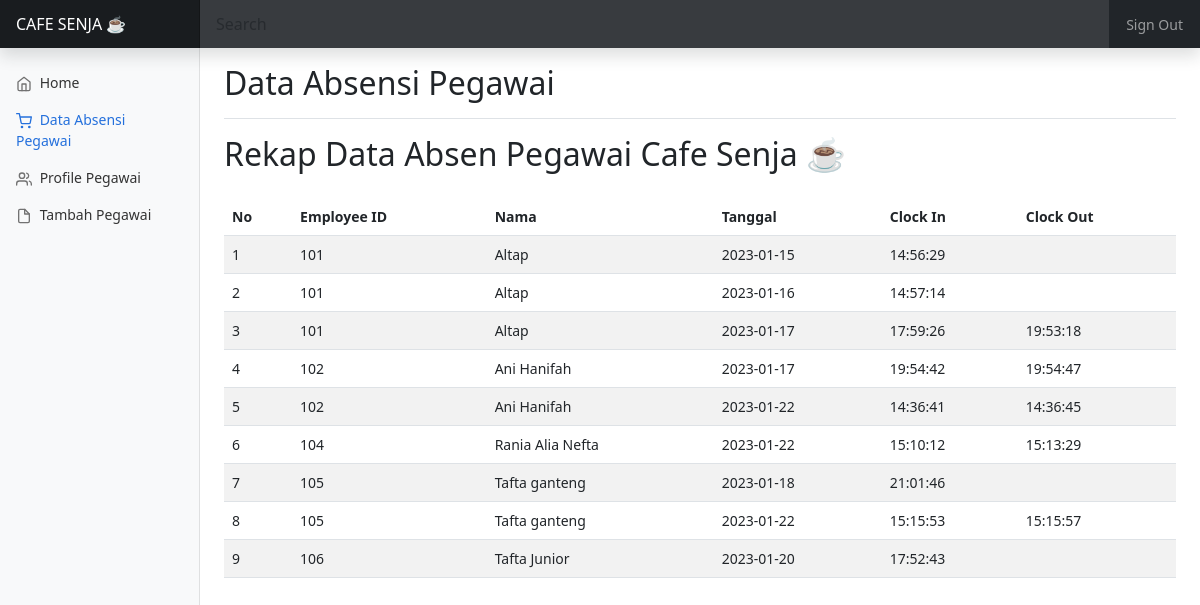
Page /dashboard_admin/data_absen.php on the committed database.
### tables this page shows
CREATE TABLE `attendances` (
  `id` int(11) NOT NULL,
  `employee_id` int(8) NOT NULL,
  `tgl` varchar(255) DEFAULT NULL,
  `clock_in` varchar(255) DEFAULT NULL,
  `clock_out` varchar(255) DEFAULT NULL
);

CREATE TABLE `users` (
  `id` int(11) NOT NULL,
  `employee_id` int(8) NOT NULL,
  `fullname` varchar(255) NOT NULL,
  `role` varchar(255) NOT NULL,
  `password` varchar(255) NOT NULL
);

### dashboard_admin/data_absen.php (the view, shortened to what this page needs)
<?php
include '../connection.php';
$sql = "SELECT * FROM attendances JOIN users ON attendances.employee_id = users.employee_id";
$result = $db->query($sql);
$data = [];
while ($datas = $result->fetch_assoc()) {
    $data[] = $datas;
}
?>
<!doctype html>
<html lang="en">
<head>
    <link href="../assets/dist/css/bootstrap.min.css" rel="stylesheet">
    <link href="dashboard.css" rel="stylesheet">
</head>
<body>
    <header class="navbar navbar-dark sticky-top bg-dark flex-md-nowrap p-0 shadow">
        <a class="navbar-brand col-md-3 col-lg-2 me-0 px-3 fs-6" href="#">CAFE SENJA ☕</a>
        <input class="form-control form-control-dark w-100 rounded-0 border-0" type="text" placeholder="Search" aria-label="Search">
        <div class="navbar-nav">
            <div class="nav-item text-nowrap">
                <form action="" method="post">
                    <button class="nav-link px-3 btn btn-outline-dark" type="submit" name='logout'>
                        Sign Out
                    </button>
                </form>
            </div>
        </div>
    </header>
    <div class="container-fluid">
        <div class="row">
            <nav id="sidebarMenu" class="col-md-3 col-lg-2 d-md-block bg-light sidebar collapse">
                <div class="position-sticky pt-3 sidebar-sticky">
                    <ul class="nav flex-column">
                        <li class="nav-item">
                            <a class="nav-link" href="index.php">
                                <span data-feather="home" class="align-text-bottom"></span>
                                Home
                            </a>
                        </li>
                        <li class="nav-item">
                            <a class="nav-link active" aria-current="page" href="data_absen.php">
                                <span data-feather="shopping-cart" class="align-text-bottom"></span>
                                Data Absensi Pegawai
                            </a>
                        </li>
                        <li class="nav-item">
                            <a class="nav-link" href="profile_pegawai.php">
                                <span data-feather="users" class="align-text-bottom"></span>
                                Profile Pegawai
                            </a>
                        </li>
                        <li class="nav-item">
                            <a class="nav-link" href="tambah_pegawai.php">
                                <span data-feather="file" class="align-text-bottom"></span>
                                Tambah Pegawai
                            </a>
                        </li>
                    </ul>
                </div>
            </nav>
            <main class="col-md-9 ms-sm-auto col-lg-10 px-md-4">
                <div class="d-flex justify-content-between flex-wrap flex-md-nowrap align-items-center pt-3 pb-2 mb-3 border-bottom">
                    <h1 class="h2">Data Absensi Pegawai</h1>
                </div>
                <h2 class="mb-4">Rekap Data Absen Pegawai Cafe Senja ☕</h2>
                <div class="table-responsive">
                    <table class="table table-striped table-hover">
                        <thead>
                            <tr>
                                <th scope="co">No</th>
                                <th scope="col">Employee ID</th>
                                <th scope="col">Nama</th>
                                <th scope="col">Tanggal</th>
                                <th scope="col">Clock In</th>
                                <th scope="col">Clock Out</th>
                            </tr>
                        </thead>
                        <tbody>
                            <?php $no = 1;
                            foreach ($data as $d) : ?>
                                <tr>
                                    <td><?= $no++; ?></td>
                                    <td>
                                        <?= $d['employee_id']; ?>
                                    </td>
                                    <td>
                                        <?= $d['fullname']; ?>
                                    </td>
                                    <td><?= $d['tgl']; ?></td>
                                    <td>
                                        <?= $d['clock_in']; ?>
                                    </td>
                                    <td><?= $d['clock_out']; ?></td>
                                </tr>
                            <?php endforeach ?>
                        </tbody>
                    </table>
                </div>
            </main>
        </div>
    </div>
</body>
</html>

### dashboard_admin/dashboard.css (style rules this page uses)
body { font-size: .875rem; }
.feather { width: 16px; height: 16px; }
.sidebar { position: fixed; top: 0; bottom: 0; left: 0; z-index: 100; padding: 48px 0 0; box-shadow: inset -1px 0 0 rgba(0, 0, 0, .1); }
.sidebar-sticky { height: calc(100vh - 48px); overflow-x: hidden; overflow-y: auto; }
.sidebar .nav-link { font-weight: 500; color: #333; }
.sidebar .nav-link .feather { margin-right: 4px; color: #727272; }
.sidebar .nav-link.active { color: #2470dc; }
.sidebar .nav-link:hover .feather, .sidebar .nav-link.active .feather { color: inherit; }
.navbar-brand { padding-top: .75rem; padding-bottom: .75rem; background-color: rgba(0, 0, 0, .25); box-shadow: inset -1px 0 0 rgba(0, 0, 0, .25); }
.navbar .form-control { padding: .75rem 1rem; }
.form-control-dark { color: #fff; background-color: rgba(255, 255, 255, .1); border-color: rgba(255, 255, 255, .1); }

### rows in the picture
attendances: users.employee_id "101", users.fullname "Altap", tgl "2023-01-15", clock_in "14:56:29"
attendances: users.employee_id "101", users.fullname "Altap", tgl "2023-01-16", clock_in "14:57:14"
attendances: users.employee_id "101", users.fullname "Altap", tgl "2023-01-17", clock_in "17:59:26", clock_out "19:53:18"
attendances: users.employee_id "102", users.fullname "Ani Hanifah", tgl "2023-01-17", clock_in "19:54:42", clock_out "19:54:47"
attendances: users.employee_id "102", users.fullname "Ani Hanifah", tgl "2023-01-22", clock_in "14:36:41", clock_out "14:36:45"
attendances: users.employee_id "104", users.fullname "Rania Alia Nefta", tgl "2023-01-22", clock_in "15:10:12", clock_out "15:13:29"
attendances: users.employee_id "105", users.fullname "Tafta ganteng", tgl "2023-01-18", clock_in "21:01:46"
attendances: users.employee_id "105", users.fullname "Tafta ganteng", tgl "2023-01-22", clock_in "15:15:53", clock_out "15:15:57"
attendances: users.employee_id "106", users.fullname "Tafta Junior", tgl "2023-01-20", clock_in "17:52:43"
